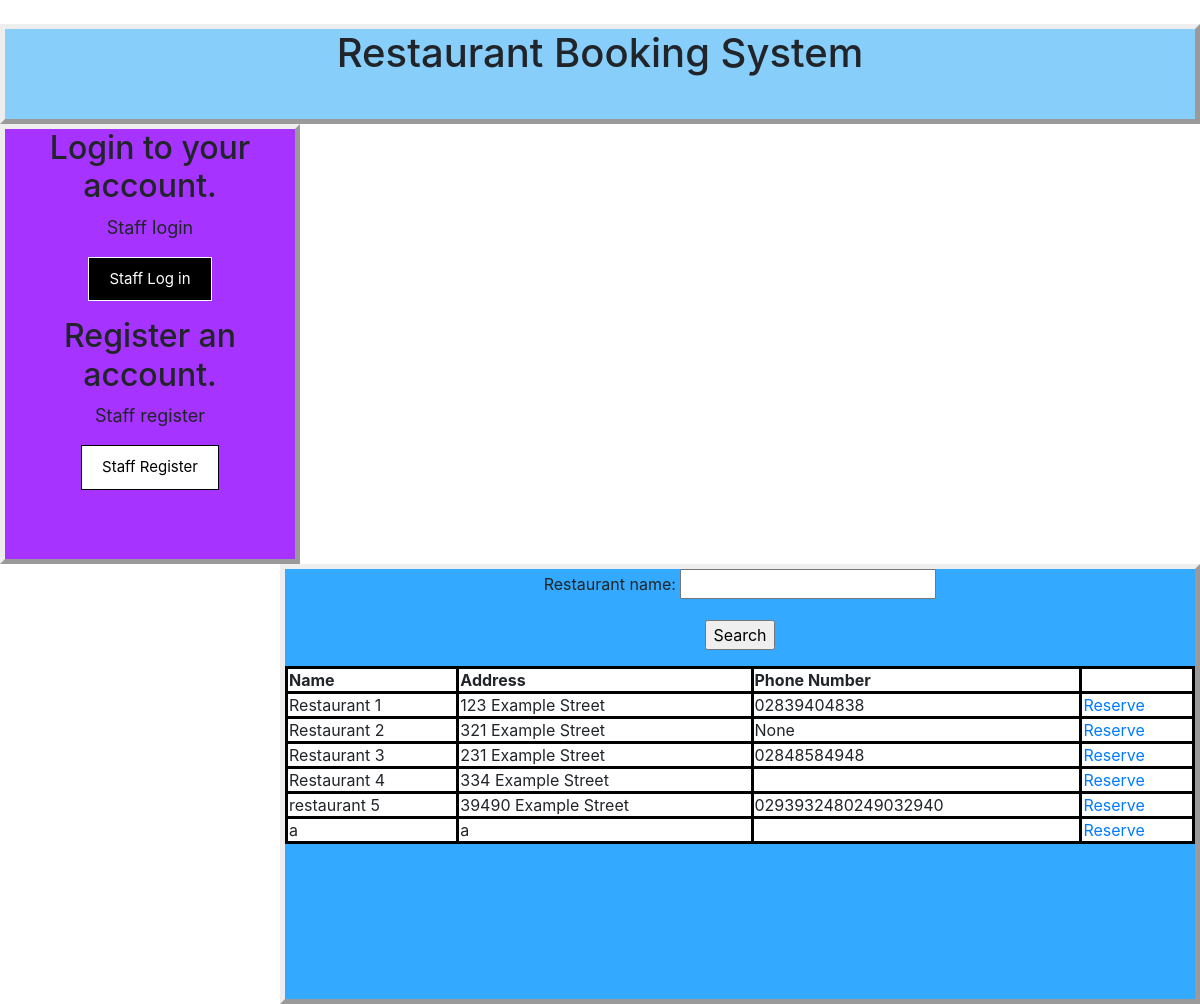
The page / on the database its author committed.
### bookings/models.py (models this page shows, shortened)
class Restaurant(models.Model):
    restaurantID = models.AutoField(primary_key=True, unique=True)
    rest_name = models.CharField(max_length=300)
    rest_address = models.TextField()
    rest_phone_no = PhoneField(blank=True, null=True)
    rest_email = models.EmailField(max_length=300, blank=True, null=True)
    rest_max_size = models.PositiveIntegerField(default=0)
    rest_menu = models.ImageField(upload_to = 'menus', null=True, blank=True)

### bookings/views.py (the view)
# urls.py: re_path(r'^$', views.start, name='start'),
def start(request):
    context = {}
    restaurants = Restaurant.objects.all()
    form = SearchRestaurantForm(request.POST)
    if form.is_valid():
        name = form.cleaned_data.get('restaurant_name')
        restaurants = Restaurant.objects.filter(rest_name = name)
        context.update({'restaurants' : restaurants, 'form' : form})
    else:
        form = SearchRestaurantForm()
    context.update({'restaurants' : restaurants, 'form' : form})
    return render(request, 'bookings/start.html', context)

### bookings/models.py
class SearchRestaurantForm(forms.Form):
    restaurant_name = forms.CharField()

### bookings/templates/bookings/start.html (shortened to what this page needs)
﻿<html>
<head>
    {% load staticfiles %}
    <link rel="stylesheet" type="text/css" href="{% static 'startstyle.css' %}" />
    <link rel="stylesheet" href="https://stackpath.bootstrapcdn.com/bootstrap/4.1.3/css/bootstrap.min.css">
</head>
<body>
    <div class="title">
        <h1 align ="center">Restaurant Booking System</h1>
    </div>
    <div class="loginregister">
        <h2 align="center">Login to your account.</h2>
        <p align="center"><font size="4">Staff login</font></p>
        <form align="center" action="accounts/login/">
            <input class="redirectstafflogin" type="submit" value="Staff Log in"/>
        </form>
        <h2 align="center">Register an account.</h2>
        <p align="center"><font size="4">Staff register</font></p>
        <form align="center" action="accounts/register/">
            <input class="redirectstaffregister" type="submit" value="Staff Register"/>
        </form>
    </div>
    <div class="searchrestaurant">
        <form align="center" method="POST" action="">
            {{ form.as_p }}
            <input type="submit" value="Search"/>
        </form>
        <table class="restaurantsinfo" width=100%>
        <tr>
            <th>Name</th>
            <th>Address</th>
            <th>Phone Number</th>
            <th></th>
        </tr>
        {% for restaurant in restaurants %}
        <tr>
            <td>{{ restaurant.rest_name }}</td>
            <td>{{ restaurant.rest_address }}</td>
            <td>{{ restaurant.rest_phone_no }}</td>
            <td><a href='reserve/{{restaurant.restaurantID}}/'>Reserve</a></td>
        </tr>
        {% endfor %}
        </table>
    </div>
</body>
</html>

### bookings/static/startstyle.css (style rules this page uses)
body { font-family: Arial, Helvetica, sans-serif; }
.title { border-style: outset; border-width: 5px; background-color: lightskyblue; align-items: center; height: 100px; margin: auto; }
.loginregister { border-style: outset; border-width: 5px; background-color: #A633FF; align-items: center; left: 10px; width: 300px; height: 440px; float: left; }
.redirectstafflogin { padding: 10px 20px; font-size: 15px; text-decoration: none; background-color: black; color: white; transition-duration: 0.5s; cursor: pointer; border: 1px solid white; }
.redirectstaffregister { padding: 10px 20px; font-size: 15px; text-decoration: none; background-color: white; color: black; transition-duration: 0.5s; cursor: pointer; border: 1px solid black; }
.searchrestaurant { border-style: outset; border-width: 5px; background-color: #33AAFF; width: 920px; height: 440px; align-items: center; float: right; }
.table, th, td { border: 3px solid black; align-self: center; background-color: white; }
.restaurantsinfo { width: 100%; }

### rows shown on the page
Restaurant: rest_name "Restaurant 1", rest_address "123 Example Street", rest_phone_no "02839404838"
Restaurant: rest_name "Restaurant 2", rest_address "321 Example Street", rest_phone_no "None"
Restaurant: rest_name "Restaurant 3", rest_address "231 Example Street", rest_phone_no "02848584948"
Restaurant: rest_name "Restaurant 4", rest_address "334 Example Street"
Restaurant: rest_name "restaurant 5", rest_address "39490 Example Street", rest_phone_no "0293932480249032940"
Restaurant: rest_name "a", rest_address "a"
